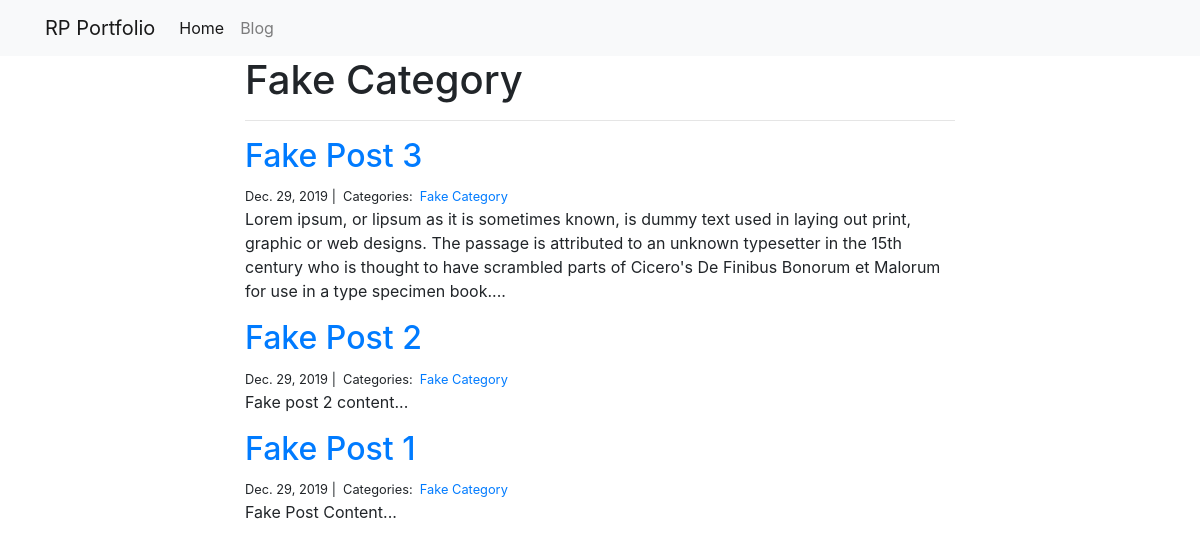
The app's page /blog/Fake Category/ with its own data.
### blog/models.py (models this page shows)
class Category(models.Model):
    name = models.CharField(max_length=20)

class Post(models.Model):
    title = models.CharField(max_length=255)
    body = models.TextField()
    created_on = models.DateTimeField(auto_now_add=True)
    last_modified = models.DateTimeField(auto_now=True)
    categories = models.ManyToManyField('Category', related_name='posts')

### blog/views.py (the view)
# urls.py: path('<category>/', views.blog_category, name='blog_category'),
def blog_category(request, category):
    posts = Post.objects.filter(
        categories__name__contains=category
        ).order_by('-created_on')
    context = {
        'category': category,
        'posts': posts
    }
    return render(request, 'blog_category.html', context)

### blog/templates/blog_category.html
{% extends 'base.html' %}
{% block page_content %}
<div class="col-md-8 offset-md-2">
    <h1>{{ category | title }}</h1>
    <hr>
    {% for post in posts %}
        <h2><a href="{% url 'blog_detail' post.pk %}">{{ post.title }}</a> </h2>
        <small>
            {{ post.created_on.date }} |&nbsp;
            Categories:&nbsp;
            {% for category in post.categories.all  %}
            <a href="{% url 'blog_category' category.name %}">
                {{ category.name }}
            </a>&nbsp;
            {% endfor %}
        </small>
        <p>{{ post.body | slice:"400" }}...</p>
    {% endfor %}
</div>
{% endblock page_content %}

### records on screen
Category: name "Fake Category"
Post: title "Fake Post 3", created_on "Dec. 29, 2019", body "Lorem ipsum, or lipsum as it is sometimes known, is dummy text used in laying out print, graphic or web designs. The passage is attributed to an unknown typesetter in the 15th century who is thought to have scrambled parts of Cicero's De Finibus Bonorum et Malorum for use in a type specimen book."
Post: title "Fake Post 2", created_on "Dec. 29, 2019", body "Fake post 2 content"
Post: title "Fake Post 1", created_on "Dec. 29, 2019", body "Fake Post Content"
